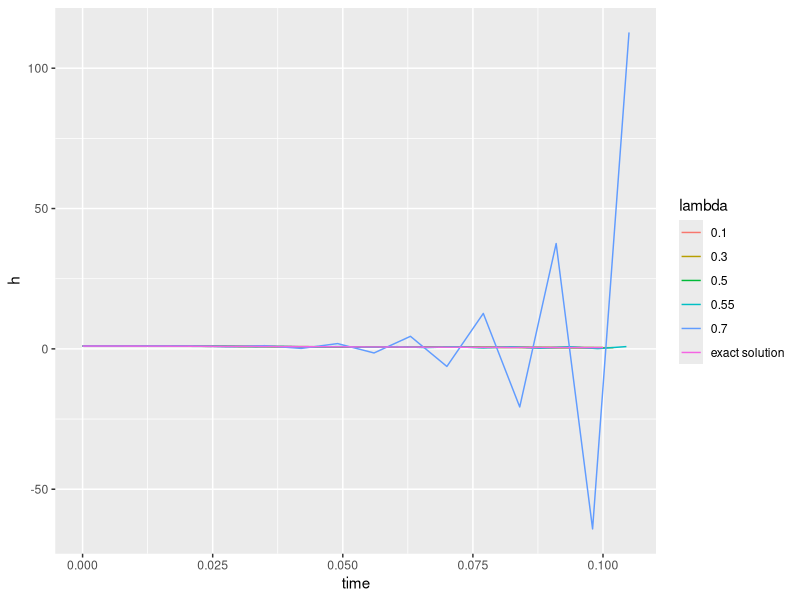
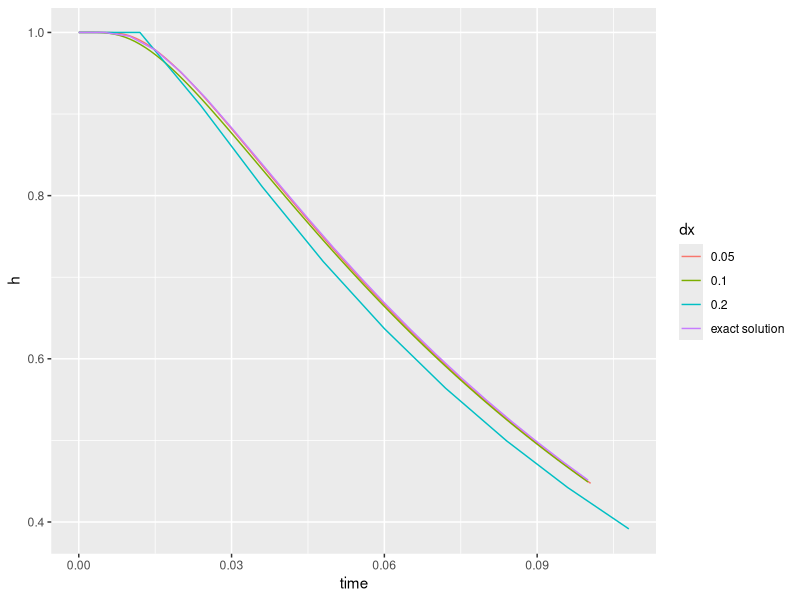
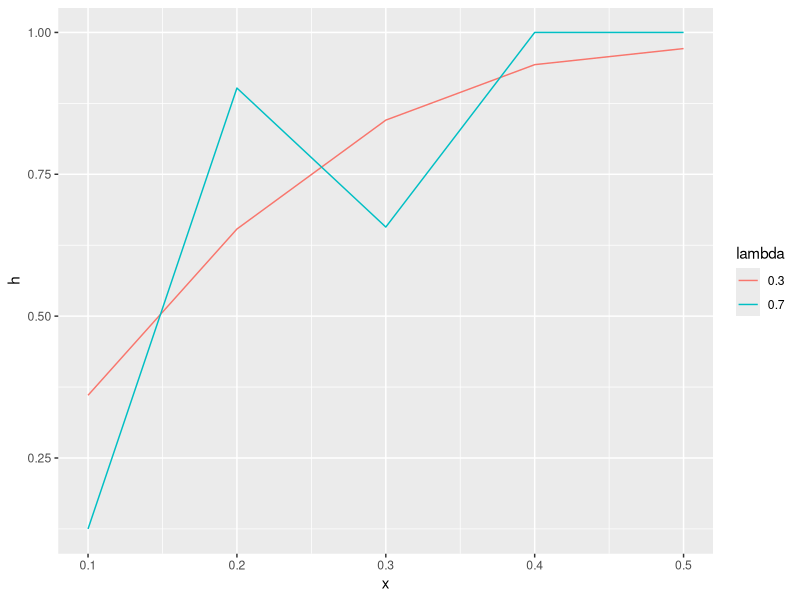

R code for these plots, in order:
#calculate alpha
dt <- 0.001 #s
#dx <- 10
dx <- 0.1
lambda <- 0.1
alpha <- lambda*(dx^2)/dt

##define parameters
#dx <- 10
dx <- 0.1
lambda <- 0.1
dt <- lambda*(dx^2)/alpha
L <- 1
nx <- (L/dx)+1

#define initial and boundary conditions
#H0 is the initial head
#H0 <- 16
H0 <- 1
Hf <- 0
totalt <- .1 #s
nend <- totalt/dt
f1 <- dt*alpha
# hold <- rep(NA,nx)
# hnew <- rep(NA,nx)

hold = matrix(rep(NA, (nx + 1)*(nend + 1)), ncol = nx + 1)
colnames(hold) = c(paste("node", 1:nx), "time")

hold[1,!(colnames(hold) == "time")] <- H0
hold[,1] <- Hf
hold[,nx] <- Hf
hold[,"time"] <- seq(0,nend)*dt

for(i in 2:(nend+1)){
  for(j in 2:(nx-1)){
    d2h <-(hold[i-1,j+1]-2*hold[i-1,j]+hold[i-1,j-1])/(dx*dx)
    hold[i,j] <- hold[i-1,j] + f1*d2h
  }
}


drainage <- function(alpha,L,dx,lambda,H0,Hf,totalt){
  
  dt <- lambda*(dx^2)/alpha
  nx <- (L/dx)+1
  nend <- ceiling(totalt/dt)
  f1 <- dt*alpha
  # hold <- rep(NA,nx)
  # hnew <- rep(NA,nx)
  
  hold = matrix(rep(NA, (nx + 1)*(nend + 1)), ncol = nx + 1)
  colnames(hold) = c(paste0("x=", seq(0,L,dx)), "time")
  
  hold[1,!(colnames(hold) == "time")] <- H0
  hold[,1] <- Hf
  hold[,nx] <- Hf
  hold[,"time"] <- seq(0,nend)*dt
  
  for(i in 2:(nend+1)){
    for(j in 2:(nx-1)){
      d2h <-(hold[i-1,j+1]-2*hold[i-1,j]+hold[i-1,j-1])/(dx*dx)
      hold[i,j] <- hold[i-1,j] + f1*d2h
    }
  }
  return(hold)
}

#calculate alpha
dt <- 0.001 #s
#dx <- 10
dx <- 0.1
lambda <- 0.1
alpha <- lambda*(dx^2)/dt

part_a_0.1 <- drainage(alpha=alpha,L=1,dx=0.1,lambda=0.1,H0=1,Hf=0,totalt=.1)
#tprint <- seq(0,100,5)/1000
#part_a_0.1[which(part_a_0.1[,"time"]%in%tprint),c("x=0.4","time")]
part_a_0.3 <- drainage(alpha=alpha,L=1,dx=0.1,lambda=0.3,H0=1,Hf=0,totalt=.1)
part_a_0.5 <- drainage(alpha=alpha,L=1,dx=0.1,lambda=0.5,H0=1,Hf=0,totalt=.1)
part_a_0.55 <- drainage(alpha=alpha,L=1,dx=0.1,lambda=0.55,H0=1,Hf=0,totalt=.1)
part_a_0.7 <- drainage(alpha=alpha,L=1,dx=0.1,lambda=0.7,H0=1,Hf=0,totalt=.1)

df_a_0.1 <- as.data.frame(part_a_0.1[,c("x=0.4","time")])
df_a_0.1$lambda <- 0.1
df_a_0.3 <- as.data.frame(part_a_0.3[,c("x=0.4","time")])
df_a_0.3$lambda <- 0.3
df_a_0.5 <- as.data.frame(part_a_0.5[,c("x=0.4","time")])
df_a_0.5$lambda <- 0.5
df_a_0.55 <- as.data.frame(part_a_0.55[,c("x=0.4","time")])
df_a_0.55$lambda <- 0.55
df_a_0.7 <- as.data.frame(part_a_0.7[,c("x=0.4","time")])
df_a_0.7$lambda <- 0.7
df_a_plot <- rbind.data.frame(df_a_0.1,df_a_0.3,df_a_0.5,df_a_0.55,
                              df_a_0.7)
names(df_a_plot)[[1]] <- "h"
exact <- data.frame(h=c(1.0000,1.0000,0.9953,0.9785,0.9518,0.9192,0.8832,
                        0.8461,0.8088,0.7721,0.7363,0.7018,0.6686,0.6368,
                        0.6063,0.5773,0.5496,0.5232,0.4981,0.4741,0.4513),
                    time=seq(0,100,5)/1000,
                    lambda="exact solution")
df_a_plot <- rbind.data.frame(df_a_plot,exact)
df_a_plot$lambda <- factor(df_a_plot$lambda)

library(ggplot2)
b_plot <- ggplot(df_a_plot)+geom_line(aes(x=time,y=h,color=lambda))


part_c_0.05 <- drainage(alpha=alpha,L=1,dx=0.05,lambda=0.3,H0=1,Hf=0,totalt=.1)
part_c_0.2 <- drainage(alpha=alpha,L=1,dx=0.2,lambda=0.3,H0=1,Hf=0,totalt=.1)

df_c_0.05 <- as.data.frame(part_c_0.05[,c("x=0.4","time")])
df_c_0.05$dx <- 0.05
df_c_0.2 <- as.data.frame(part_c_0.2[,c("x=0.4","time")])
df_c_0.2$dx <- 0.2
df_c_0.1 <- as.data.frame(part_a_0.1[,c("x=0.4","time")])
df_c_0.1$dx <- 0.1
df_c_plot <- rbind.data.frame(df_c_0.05,df_c_0.2,df_c_0.1)
names(df_c_plot)[[1]] <- "h"
exact <- data.frame(h=c(1.0000,1.0000,0.9953,0.9785,0.9518,0.9192,0.8832,
                        0.8461,0.8088,0.7721,0.7363,0.7018,0.6686,0.6368,
                        0.6063,0.5773,0.5496,0.5232,0.4981,0.4741,0.4513),
                    time=seq(0,100,5)/1000,
                    dx="exact solution")
df_c_plot <- rbind.data.frame(df_c_plot,exact)
df_c_plot$dx <- factor(df_c_plot$dx)
d_plot <- ggplot(df_c_plot)+geom_line(aes(x=time,y=h,color=dx))

part_e_0.3 <- as.data.frame(as.matrix(part_a_0.3[which(sapply(part_a_0.3[,"time"],all.equal,21/1000)==TRUE),c("x=0.1","x=0.2","x=0.3","x=0.4","x=0.5")]))
part_e_0.7 <- as.data.frame(as.matrix(part_a_0.7[which(sapply(part_a_0.7[,"time"],all.equal,21/1000)==TRUE),c("x=0.1","x=0.2","x=0.3","x=0.4","x=0.5")]))
part_e_0.3$x <- c(0.1,0.2,0.3,0.4,0.5)
part_e_0.7$x <- c(0.1,0.2,0.3,0.4,0.5)
part_e_0.3$lambda <- 0.3
part_e_0.7$lambda <- 0.7
part_e <- rbind.data.frame(part_e_0.3,part_e_0.7)
names(part_e)[[1]] <- "h"
part_e$lambda <- factor(part_e$lambda)
e_plot <- ggplot(part_e) + geom_line(aes(x=x,y=h,color=lambda))

# for(i in 1:nx){
#   hold[[i]] <- H0
#   hnew[[i]] <- H0
# } 
#  hold[[nx]] <- 11
#  hnew[[nx]] <- 11
# 
#  
#  for(j in 1:nend){
#    for(k in 2:nlx){
#      f1 <- dt*t/S
#      d2h <-(hold[[k+1]]-2*hold[[k]]+hold[[k-1]])/(dx*dx)
#      hnew[[k]] <- hold[[k]]+(f1*d2h)
#    }
#    for(l in 1:nlx){
#      hold[[l]] <- hnew[[l]]
#    }
#  }